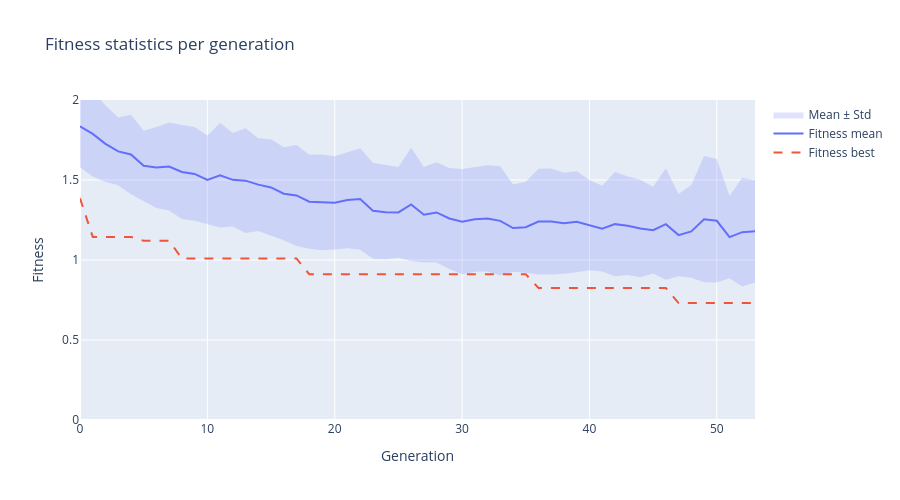

The code cell stored with this chart in its notebook:
### Code cell
# get_fitness_per_df(data, y_min=0, show_elitism=False)
get_fitness_per_df(data, y_min=0, show_elitism=True)
